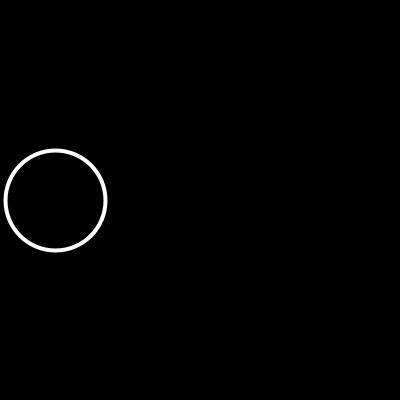
Frame 1 (no input)
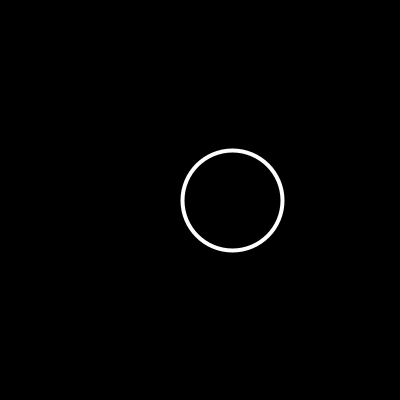
Frame 60 (the mouse pressed at the canvas centre just before this capture)
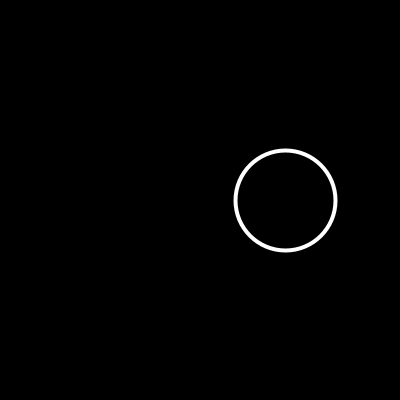
Frame 120 (the mouse held since frame 60 and released just before this capture)

The Processing sketch that drew these frames (run headless with seeded random() and noise(); from frame 60 on, the mouse is pressed at the canvas centre):

// Processing sketch: BouncingBalls
// ── BouncingBalls.pde
int circleSize = 100;
int circleStrokeWeight = 4;
int velocity = 3;
int originalPosition = circleSize / 2 + circleStrokeWeight / 2;
int x = originalPosition;

void setup() {
   size(400, 400); 
}

void draw() {
  background(0);
  stroke(255);
  strokeWeight(circleStrokeWeight);
  noFill();
	
  var endEdge = width - (circleSize / 2) - (circleStrokeWeight / 2); 		
  var startEdge = 0 + (circleSize / 2) + (circleStrokeWeight / 2); 		
  x += velocity;
  if(x > endEdge) {
	velocity = -velocity;
	x = endEdge;
  } else if(x < startEdge){
    velocity = -velocity;
	x = originalPosition;
  }
  circle(x, height/2, circleSize);
}
